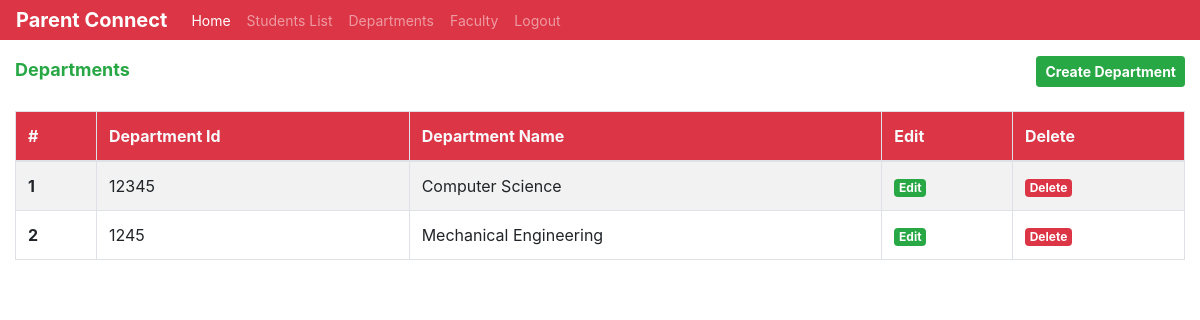
The page /admin/departments.php on the database as committed earlier.
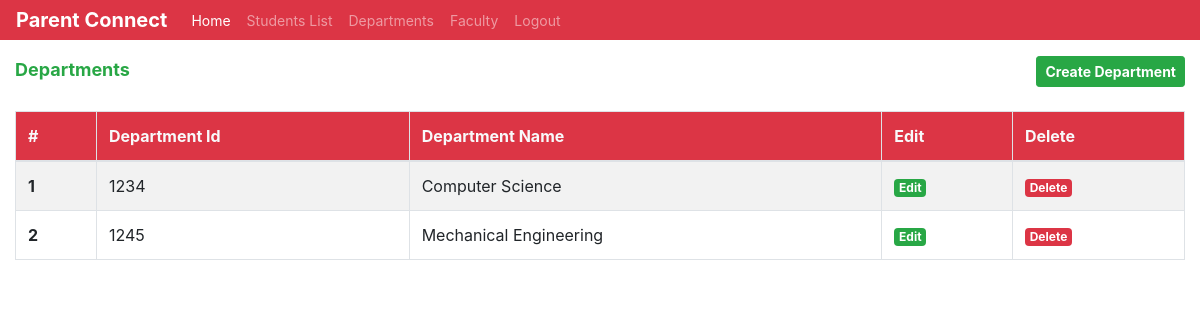
The same page on the database as committed later.
### tables this page shows
CREATE TABLE IF NOT EXISTS `departments` (
  `id` int(11) NOT NULL AUTO_INCREMENT,
  `deptId` varchar(10) NOT NULL,
  `department_name` varchar(100) NOT NULL,
  `password` varchar(100) NOT NULL DEFAULT 'Password@123',
  PRIMARY KEY (`deptId`),
  UNIQUE KEY `id` (`id`)
);

### admin/departments.php (the view, shortened to what this page needs)
<?php
include('./admin_header.php');
include('../db/dbcon.php');
$result = mysqli_query($con, 'SELECT * FROM `departments`') or die(mysqli_error($con));
$department_count = mysqli_num_rows($result);
?>
<!DOCTYPE html>
<html lang="en">
<head>
</head>
<body>
    <div class="container-fluid">
        <div class="row mt-3">
            <div class="col-md-8">
                <p class="page-title font-weight-bold text-success m-0">Departments</p>
            </div>
            <div class="col-md-4 text-right">
                <a href="./create_department.php" class="btn btn-sm btn-success font-weight-bold">Create Department</a>
            </div>
        </div>
        <div class="mt-4">
            <?php
            if ($department_count === 0) {
            ?>
                <div class="text-center">
                    <img src="./../images/no-data.png" alt="No Data" width="300px">
                    <p class="text-muted font-weight-bold m-0">No departments found</p>
                </div>
            <?php
            } else {
            ?>
                <table class="table table-bordered table-striped">
                    <thead>
                        <tr class="bg-danger text-light">
                            <th scope="col">#</th>
                            <th scope="col">Department Id</th>
                            <th scope="col">Department Name</th>
                            <th scope="col">Edit</th>
                            <th scope="col">Delete</th>
                        </tr>
                    </thead>
                    <tbody>
                        <?php
                        $count = 0;
                        while ($row = mysqli_fetch_array($result)) {
                            $count = $count + 1;
                        ?>
                            <tr>
                                <th scope="row"><?php echo $count; ?></th>
                                <td><?php echo $row[1]; ?></td>
                                <td><?php echo $row[2]; ?></td>
                                <td><a href="./update_department.php?id=<?php echo $row[0]; ?>" class="badge badge-success">Edit</a></td>
                                <td><a href="./departments.php?id=<?php echo $row[0]; ?>" class="badge badge-danger">Delete</a></td>
                            </tr>
                        <?php
                        }
                        ?>
                    </tbody>
                </table>
            <?php
            }
            ?>
        </div>
    </div>
</body>
</html>

Rows that differ between the two databases and show on the page:
removed departments: deptId "12345", department_name "Computer Science"
added departments: deptId "1234", department_name "Computer Science"
